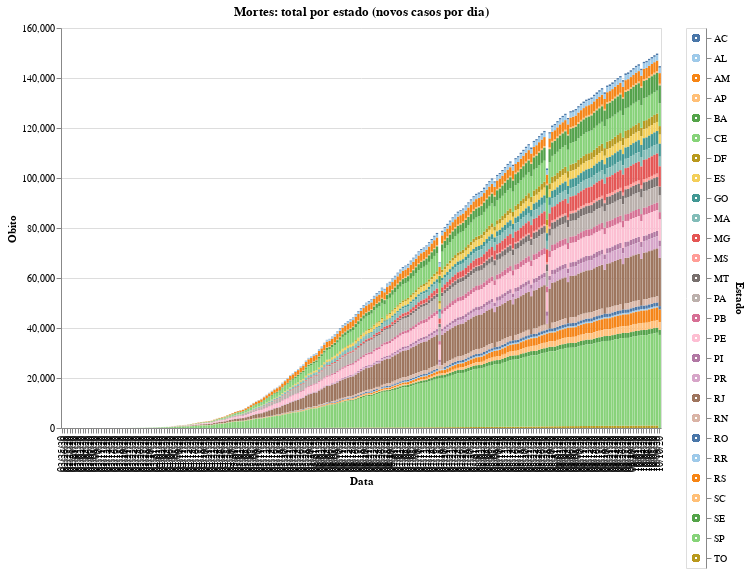

Source (notebook cell):
### Code cell
#hide_input
opt = df[STATE_COLUMN].unique()
opt.sort()
input_dropdown = alt.binding_select(options=opt)
selection1 = alt.selection_single(fields=[STATE_COLUMN], bind=input_dropdown, name=' ')
selection2 = alt.selection_multi(fields=[STATE_COLUMN], on='mouseover')
color = alt.condition(selection1 | selection2,
                    alt.Color(STATE_COLUMN+':N', scale=alt.Scale(scheme='tableau20'), legend=None),
                    alt.value('lightgray'))

chart = alt.Chart(df).mark_bar().encode(
    x=alt.X(DATE_COLUMN+':O', axis=alt.Axis(title=DATE_COLUMN)),
    y=alt.Y(NEWDEATH_COLUMN+':Q', axis=alt.Axis(title=NEWDEATH_COLUMN)),
    color=color,
    tooltip=[DATE_COLUMN, STATE_COLUMN, NEWDEATH_COLUMN],
    order=alt.Order(
    STATE_COLUMN,
    sort='descending'
    )
).properties(
    title=DEATHS+": "+TOTAL_BY_STATE+' ('+NEW_CASES+')'
).add_selection(
    selection1, selection2
).transform_filter(
    selection1
)

legend = alt.Chart(df).mark_point().encode(
    y=alt.Y(STATE_COLUMN+':N', axis=alt.Axis(orient='right')),
    color=color
).add_selection(
    selection1, selection2
)

chart.properties(width=CHART_WIDTH, height=CHART_HEIGHT) | legend

### Figure 1 — Vega-Lite specification as saved in the notebook (floating-point values rounded to 4 significant figures; data arrays with more than 128 entries replaced by an {"elided": "..."} marker saying what was removed)
{"config": {"view": {"continuousWidth": 400, "continuousHeight": 300}}, "hconcat": [{"mark": "bar", "encoding": {"color": {"condition": {"type": "nominal", "field": "Estado", "legend": null, "scale": {"scheme": "tableau20"}, "selection": {"or": [" ", "selector002"]}}, "value": "lightgray"}, "order": {"type": "nominal", "field": "Estado", "sort": "descending"}, "tooltip": [{"type": "nominal", "field": "Data"}, {"type": "nominal", "field": "Estado"}, {"type": "quantitative", "field": "Obito"}], "x": {"type": "ordinal", "axis": {"title": "Data"}, "field": "Data"}, "y": {"type": "quantitative", "axis": {"title": "Obito"}, "field": "Obito"}}, "height": 400, "selection": {" ": {"type": "single", "fields": ["Estado"], "bind": {"input": "select", "options": ["AC", "AL", "AM", "AP", "BA", "CE", "DF", "ES", "GO", "MA", "MG", "MS", "MT", "PA", "PB", "PE", "PI", "PR", "RJ", "RN", "RO", "RR", "RS", "SC", "SE", "SP", "TO"]}}, "selector002": {"type": "multi", "fields": ["Estado"], "on": "mouseover"}}, "title": "Mortes: total por estado (novos casos por dia)", "transform": [{"filter": {"selection": " "}}], "width": 600}, {"mark": "point", "encoding": {"color": {"condition": {"type": "nominal", "field": "Estado", "legend": null, "scale": {"scheme": "tableau20"}, "selection": {"or": [" ", "selector002"]}}, "value": "lightgray"}, "y": {"type": "nominal", "axis": {"orient": "right"}, "field": "Estado"}}, "selection": {" ": {"type": "single", "fields": ["Estado"], "bind": {"input": "select", "options": ["AC", "AL", "AM", "AP", "BA", "CE", "DF", "ES", "GO", "MA", "MG", "MS", "MT", "PA", "PB", "PE", "PI", "PR", "RJ", "RN", "RO", "RR", "RS", "SC", "SE", "SP", "TO"]}}, "selector002": {"type": "multi", "fields": ["Estado"], "on": "mouseover"}}}], "data": {"name": "data-a5aa7e1d9143244d94e0f33046ebca9a"}, "$schema": "https://vega.github.io/schema/vega-lite/v4.8.1.json", "datasets": {"data-a5aa7e1d9143244d94e0f33046ebca9a": {"elided": "5642 records"}}}
